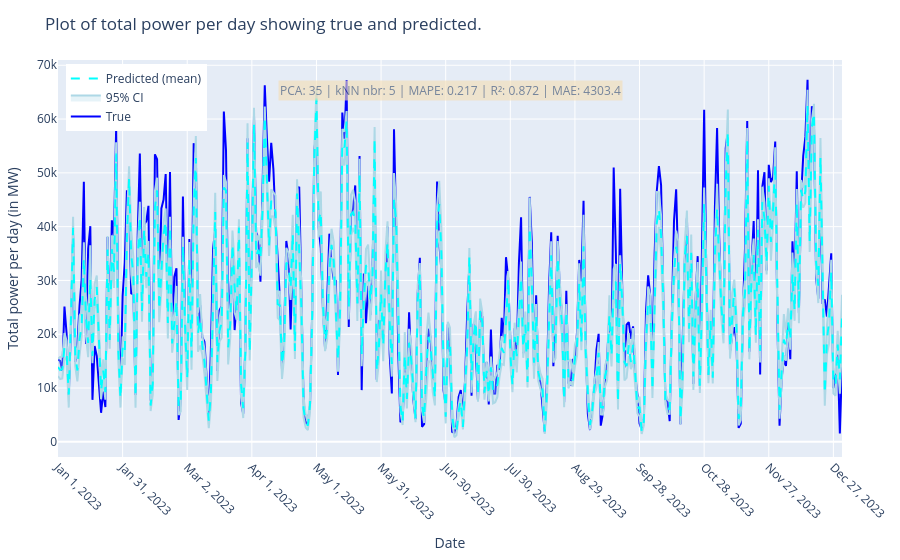

Notebook source saved alongside this figure:
### Code cell
knn_test = kNN_Cross_Validation(mode="Testing", days_to_train_on=60, path='../1_data/final_dataframes', with_confidence_interval=True)
knn_test.manual_input("2023-01-01",365)
knn_test.run()

### Figure 1 — Plotly figure (JSON) as saved in the notebook; plotly's stock layout.template omitted (floating-point values rounded to 4 significant figures; data arrays with more than 128 entries replaced by an {"elided": "..."} marker saying what was removed)
{"data": [{"line": {"color": "blue"}, "mode": "lines", "name": "True", "type": "scatter", "x": {"elided": "365 str values"}, "y": {"elided": "365 float values"}}, {"line": {"color": "lightblue"}, "mode": "lines", "name": "Lower Bound", "showlegend": false, "type": "scatter", "x": {"elided": "365 str values"}, "y": {"elided": "365 float values"}}, {"fill": "tonexty", "fillcolor": "rgba(173, 216, 230, 0.3)", "line": {"color": "lightblue"}, "mode": "lines", "name": "95% CI", "type": "scatter", "x": {"elided": "365 str values"}, "y": {"elided": "365 float values"}}, {"line": {"color": "cyan", "dash": "dash"}, "mode": "lines", "name": "Predicted (mean)", "type": "scatter", "x": {"elided": "365 str values"}, "y": {"elided": "365 float values"}}], "layout": {"annotations": [{"align": "left", "bgcolor": "wheat", "font": {"size": 12}, "opacity": 0.6, "showarrow": false, "text": "PCA: 35 | kNN nbr: 5 | MAPE: 0.217 | R²: 0.872 | MAE: 4303.4", "x": 0.5, "xref": "paper", "y": 0.95, "yref": "paper"}], "legend": {"x": 0.01, "y": 0.99}, "margin": {"b": 60, "l": 40, "r": 20, "t": 60}, "title": {"text": "Plot of total power per day showing true and predicted."}, "xaxis": {"tickangle": 45, "tickvals": ["2023-01-01", "2023-01-31", "2023-03-02", "2023-04-01", "2023-05-01", "2023-05-31", "2023-06-30", "2023-07-30", "2023-08-29", "2023-09-28", "2023-10-28", "2023-11-27", "2023-12-27"], "title": {"text": "Date"}}, "yaxis": {"title": {"text": "Total power per day (in MW)"}}}}
